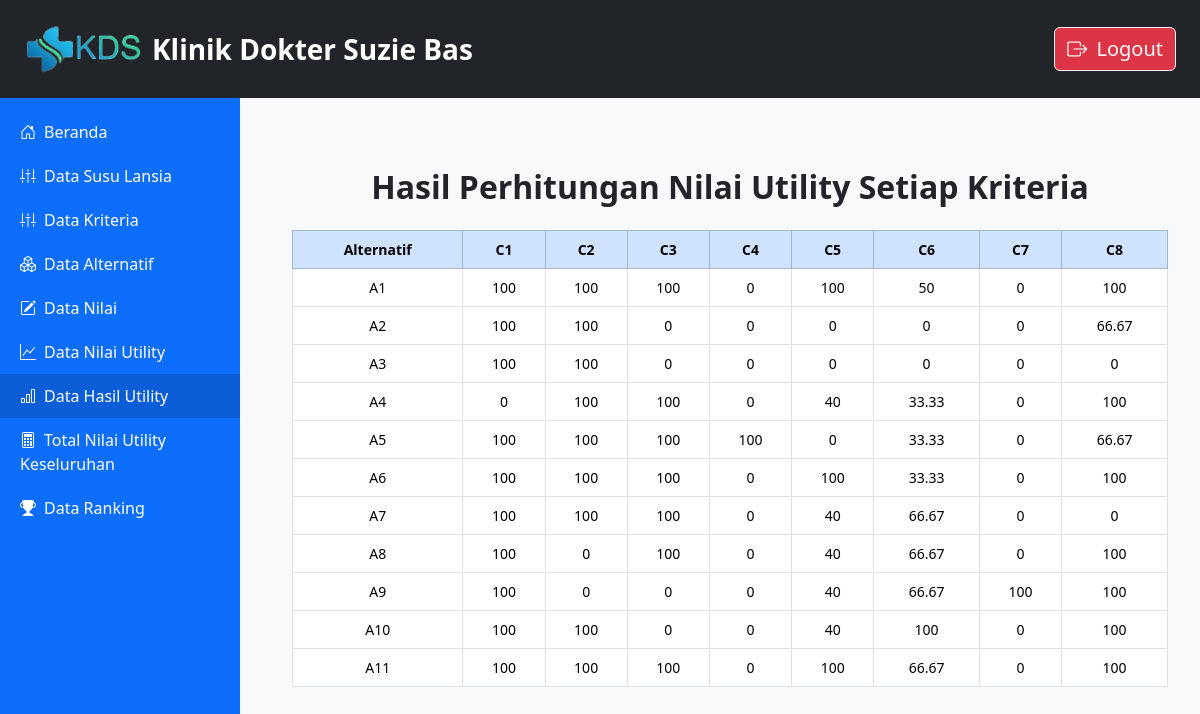
Screenshot of /datahasilutility.php with the database file from the repository.
### tables this page shows
CREATE TABLE `nilai` (
  `id` int(11) NOT NULL,
  `alternatif` varchar(10) DEFAULT NULL,
  `C1` int(11) DEFAULT NULL,
  `C2` int(11) DEFAULT NULL,
  `C3` int(11) DEFAULT NULL,
  `C4` int(11) DEFAULT NULL,
  `C5` int(11) DEFAULT NULL,
  `C6` int(11) DEFAULT NULL,
  `C7` int(11) DEFAULT NULL,
  `C8` int(11) DEFAULT NULL
);

### datahasilutility.php (the view, shortened to what this page needs)
<?php
include 'config.php';
function hitungUi($nilai_max, $nilai_min, $nilai_aktual) {
    if (($nilai_max - $nilai_min) != 0) {
        return 100 * (($nilai_aktual - $nilai_min) / ($nilai_max - $nilai_min));
    } else {
        return 0;
    }
}
$nilai_batas = [];
$result_batas = mysqli_query($conn, "SELECT * FROM nilai_batas");
while ($row = mysqli_fetch_assoc($result_batas)) {
    $alt = $row['alternatif'];
    $krit = $row['kriteria'];
    $nilai_batas[$alt][$krit] = [
        'max' => $row['nilai_max'],
        'min' => $row['nilai_min']
    ];
}
$query = mysqli_query($conn, "SELECT * FROM nilai ORDER BY id ASC");
?>
<!DOCTYPE html>
<html lang="en">
<head>
    <link href="https://cdn.jsdelivr.net/npm/bootstrap@5.3.2/dist/css/bootstrap.min.css" rel="stylesheet">
    <link href="https://cdn.jsdelivr.net/npm/bootstrap-icons@1.10.5/font/bootstrap-icons.css" rel="stylesheet">
</head>
<body>
<nav class="navbar navbar-expand-lg navbar-dark bg-dark fixed-top">
    <div class="container-fluid px-4">
        <a class="navbar-brand d-flex align-items-center">
            <img src="logo.png" alt="Logo" width="120" class="d-inline-block align-text-top me-2">
            <span>Klinik Dokter Suzie Bas</span>
        </a>
        <div class="d-flex ms-auto">
            <a href="logout.php" class="btn btn-danger btn-outline-light fs-5">
                <i class="bi bi-box-arrow-right me-1"></i> Logout
            </a>
        </div>
    </div>
</nav>
<div class="sidebar">
<a href="home.php" style="margin-top: 20px;"><i class="bi bi-house-door me-2"></i>Beranda</a>
<a href="datasusulansia.php"><i class="bi bi-sliders2-vertical me-2"></i>Data Susu Lansia</a>
<a href="datakriteria.php"><i class="bi bi-sliders2-vertical me-2"></i>Data Kriteria</a>
<a href="dataalternatif.php"><i class="bi bi-boxes me-2"></i>Data Alternatif</a>
<a href="datanilai.php"><i class="bi bi-pencil-square me-2"></i>Data Nilai</a>
<a href="datanilaiutility.php"><i class="bi bi-graph-up me-2"></i>Data Nilai Utility</a>
<a href="datahasilutility.php" class="active"><i class="bi bi-bar-chart me-2"></i>Data Hasil Utility</a>
<a href="datatotalnilaiutilitykeseluruhan.php"><i class="bi bi-calculator me-2"></i>Total Nilai Utility Keseluruhan</a>
<a href="dataranking.php"><i class="bi bi-trophy-fill me-2"></i>Data Ranking</a>
</div>
<div class="main-content">
<div class="container mt-5">
    <h2 class="text-center mb-4 fw-bold">Hasil Perhitungan Nilai Utility Setiap Kriteria</h2>
    <table class="table table-bordered">
        <thead class="table-primary">
            <tr>
                <th>Alternatif</th>
                <th>C1</th>
                <th>C2</th>
                <th>C3</th>
                <th>C4</th>
                <th>C5</th>
                <th>C6</th>
                <th>C7</th>
                <th>C8</th>
            </tr>
        </thead>
        <tbody>
            <?php
            while ($data = mysqli_fetch_assoc($query)) {
                echo "<tr>";
                echo "<td>{$data['alternatif']}</td>";
                foreach (['C1','C2','C3','C4','C5','C6','C7','C8'] as $kriteria) {
                    $penilaian = $data[$kriteria];
                    $nilai_max = $nilai_batas[$data['alternatif']][$kriteria]['max'];
                    $nilai_min = $nilai_batas[$data['alternatif']][$kriteria]['min'];
                    $ui = hitungUi($nilai_max, $nilai_min, $penilaian);
                    echo "<td>" . round($ui, 2) . "</td>";
                }
                echo "</tr>";
            }
            ?>
        </tbody>
    </table>
</div>
</div>
</body>
</html>

### datahasilutility.php (style rules this page uses)
table { font-size: 14px; margin-bottom: 50px; }
th, td { text-align: center; vertical-align: middle; }
body { background-color: #f8f9fa; }
.sidebar { height: 100vh; position: fixed; top: 70px; left: 0; width: 240px; background-color: #0d6efd; color: white; padding-top: 20px; }
.sidebar a { color: white; text-decoration: none; padding: 10px 20px; display: block; }
.sidebar a:hover, .sidebar a.active { background-color: #0b5ed7; }
.main-content { margin-left: 260px; margin-top: 90px; padding: 30px 20px; }
.navbar { z-index: 1030; }
.navbar-brand span { font-size: 28px; font-weight: bold; }

### rows the page displays
nilai: alternatif "A1", C1 "100", C2 "100", ui "100", ui "0", C5 "100", ui "50", C8 "100"
nilai: alternatif "A2", C1 "100", C2 "100", ui "0", ui "66.67"
nilai: alternatif "A3", C1 "100", C2 "100", ui "0"
nilai: alternatif "A4", ui "0", C2 "100", ui "100", ui "40", ui "33.33", C8 "100"
nilai: alternatif "A5", C1 "100", C2 "100", ui "100", C4 "100", ui "0", ui "33.33", ui "66.67"
nilai: alternatif "A6", C1 "100", C2 "100", ui "100", ui "0", C5 "100", ui "33.33", C8 "100"
nilai: alternatif "A7", C1 "100", C2 "100", ui "100", ui "0", ui "40", ui "66.67"
nilai: alternatif "A8", C1 "100", ui "0", ui "100", ui "40", ui "66.67", C8 "100"
nilai: alternatif "A9", C1 "100", ui "0", ui "40", ui "66.67", C7 "100", C8 "100"
nilai: alternatif "A10", C1 "100", C2 "100", ui "0", ui "40", C6 "100", C8 "100"
nilai: alternatif "A11", C1 "100", C2 "100", ui "100", ui "0", C5 "100", ui "66.67", C8 "100"
